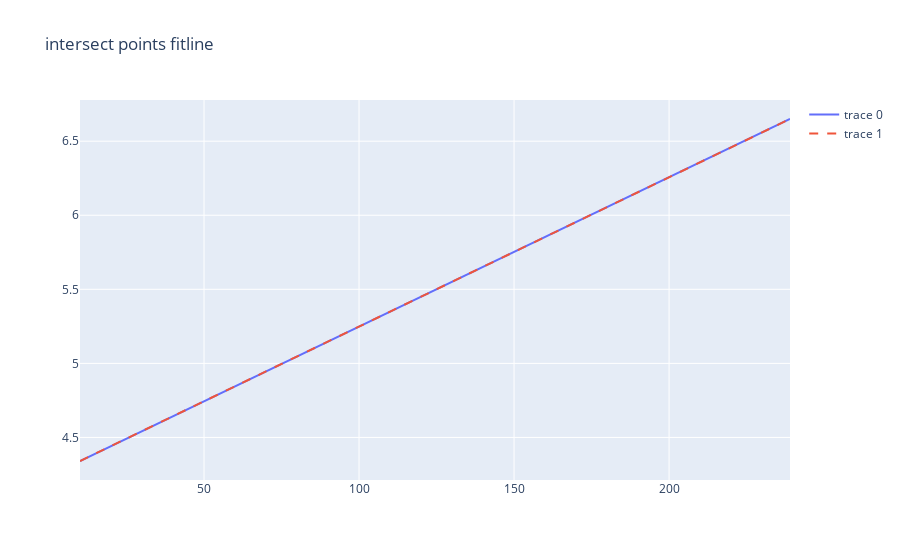
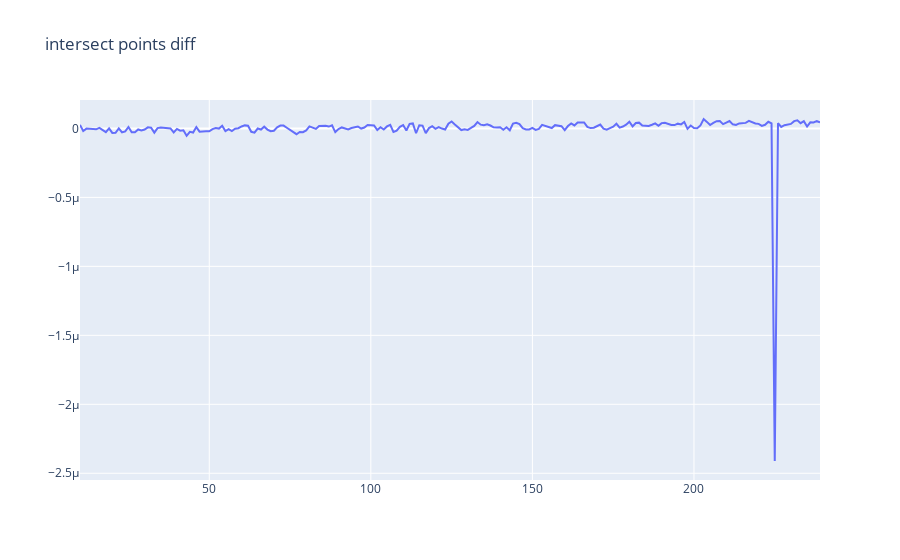
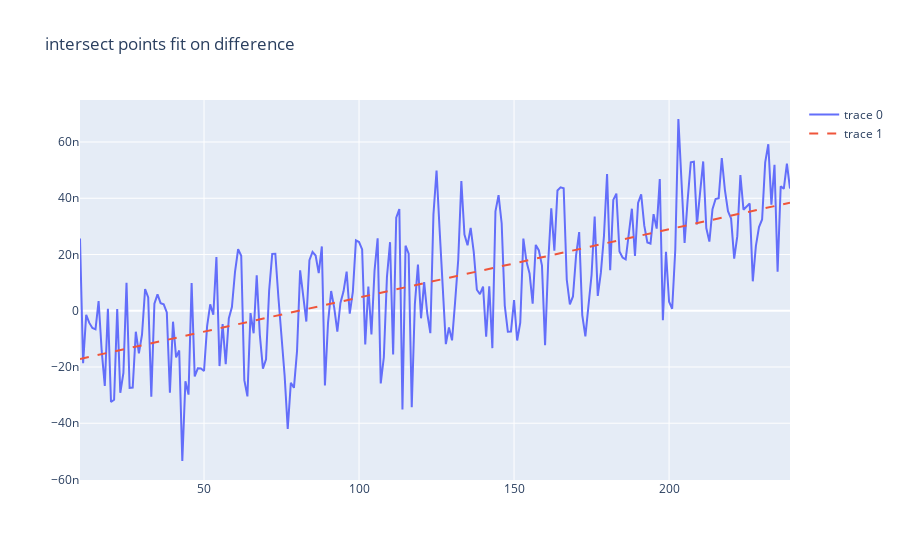
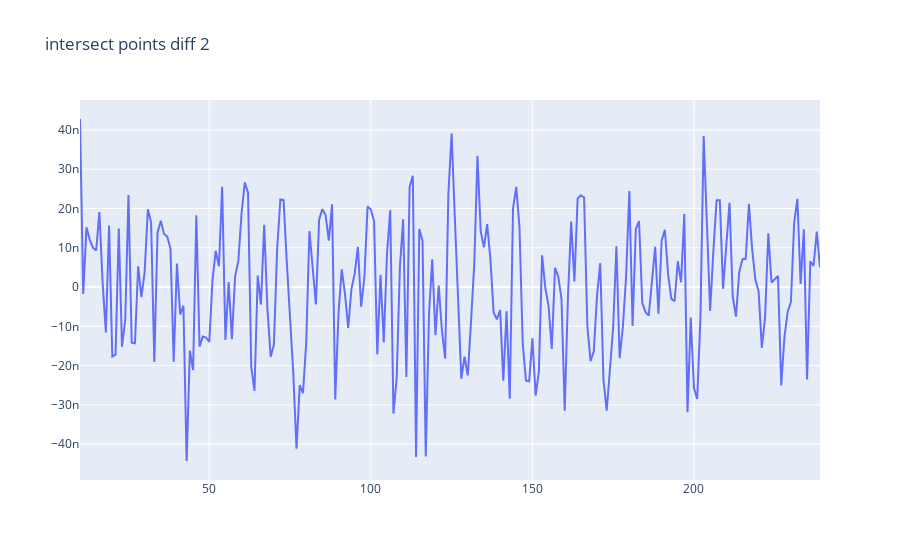

The cell these charts' notebook holds for them, in order:
### Markdown cell above
### Plot the intersection point results, fit tjump

### Code cell
print(f"guessed: {coeft=} coeff_time={coeff_time[0]:.12f},{coeff_time[1]:.12f} cfo ppm from time: {1 - coeff_time[0] / Config.nsampf * Config.fs} cfo: {(1 - coeff_time[0] / Config.nsampf * Config.fs) * Config.sig_freq}")
pltfig(((sec_xlist, sec_tlist), (sec_xlist, xp.polyval(coeff_time, sec_xlist))), title="intersect points fitline").show()
pltfig1(sec_xlist, sec_tlist - xp.polyval(coeff_time, sec_xlist), title="intersect points diff").show()

sec_tdiff_list = sec_tlist - xp.polyval(coeff_time, sec_xlist)
sec_smoothed_tlist = sec_tlist.copy()
for pidx in range(1, len(sec_tdiff_list) - 1):
    if abs(sec_tdiff_list[pidx] - sec_tdiff_list[pidx-1]) > 0.2e-6 and abs(sec_tdiff_list[pidx] + sec_tdiff_list[pidx-1]) > 0.2e-6:
        sec_tdiff_list[pidx] = (sec_tdiff_list[pidx-1] + sec_tdiff_list[pidx+1])/2
        sec_smoothed_tlist[pidx] = (sec_smoothed_tlist[pidx-1] + sec_smoothed_tlist[pidx+1])/2

coeff_time_error = xp.polyfit(sec_xlist, sec_tdiff_list, 1)
pltfig(((sec_xlist, sec_tdiff_list), (sec_xlist, xp.polyval(coeff_time_error, sec_xlist))),
       title="intersect points fit on difference").show()
pltfig1(sec_xlist, sec_tdiff_list - xp.polyval(coeff_time_error, sec_xlist), title="intersect points diff 2").show()
print(f"coeff_time_error={coeff_time_error[0]:.12f},{coeff_time_error[1]:.12f}")

### Figure 1 — Plotly figure (JSON) as saved in the notebook; plotly's stock layout.template omitted (floating-point values rounded to 4 significant figures; data arrays with more than 128 entries replaced by an {"elided": "..."} marker saying what was removed)
{"data": [{"mode": "lines", "type": "scatter", "x": {"elided": "230 int values"}, "y": {"elided": "230 float values"}}, {"line": {"dash": "dash"}, "mode": "lines", "type": "scatter", "x": {"elided": "230 int values"}, "y": {"elided": "230 float values"}}], "layout": {"title": {"text": "intersect points fitline"}}}

### Figure 2 — Plotly figure (JSON) as saved in the notebook; plotly's stock layout.template omitted (floating-point values rounded to 4 significant figures; data arrays with more than 128 entries replaced by an {"elided": "..."} marker saying what was removed)
{"data": [{"mode": "lines", "type": "scatter", "x": {"elided": "230 int values"}, "y": {"elided": "230 float values"}}], "layout": {"title": {"text": "intersect points diff"}}}

### Figure 3 — Plotly figure (JSON) as saved in the notebook; plotly's stock layout.template omitted (floating-point values rounded to 4 significant figures; data arrays with more than 128 entries replaced by an {"elided": "..."} marker saying what was removed)
{"data": [{"mode": "lines", "type": "scatter", "x": {"elided": "230 int values"}, "y": {"elided": "230 float values"}}, {"line": {"dash": "dash"}, "mode": "lines", "type": "scatter", "x": {"elided": "230 int values"}, "y": {"elided": "230 float values"}}], "layout": {"title": {"text": "intersect points fit on difference"}}}

### Figure 4 — Plotly figure (JSON) as saved in the notebook; plotly's stock layout.template omitted (floating-point values rounded to 4 significant figures; data arrays with more than 128 entries replaced by an {"elided": "..."} marker saying what was removed)
{"data": [{"mode": "lines", "type": "scatter", "x": {"elided": "230 int values"}, "y": {"elided": "230 float values"}}], "layout": {"title": {"text": "intersect points diff 2"}}}
